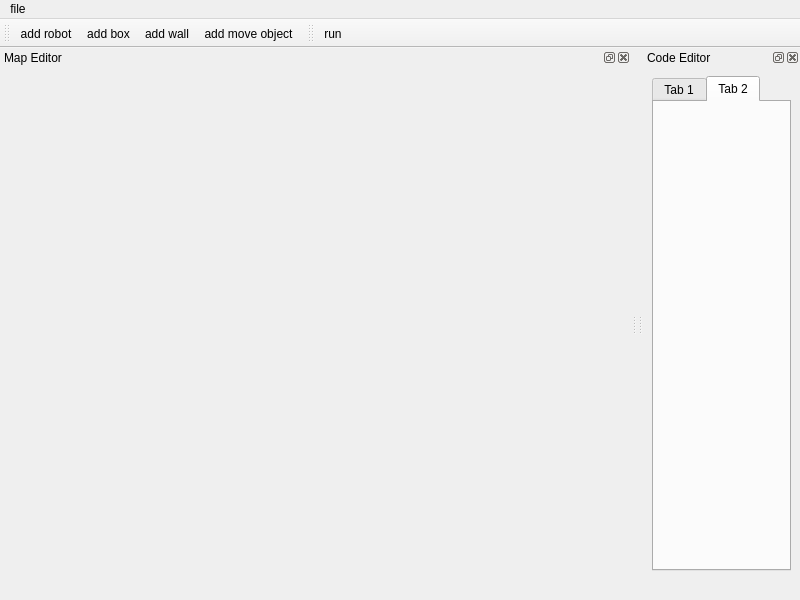
<?xml version="1.0" encoding="UTF-8"?>
<ui version="4.0">
 <class>MainWindow</class>
 <widget class="QMainWindow" name="MainWindow">
  <property name="geometry">
   <rect>
    <x>0</x>
    <y>0</y>
    <width>800</width>
    <height>600</height>
   </rect>
  </property>
  <property name="windowTitle">
   <string>MainWindow</string>
  </property>
  <widget class="QWidget" name="centralwidget"/>
  <widget class="QMenuBar" name="menuBar">
   <property name="geometry">
    <rect>
     <x>0</x>
     <y>0</y>
     <width>800</width>
     <height>26</height>
    </rect>
   </property>
   <widget class="QMenu" name="menufile">
    <property name="title">
     <string>file</string>
    </property>
    <widget class="QMenu" name="menunew">
     <property name="title">
      <string>New</string>
     </property>
     <widget class="QMenu" name="menumap">
      <property name="title">
       <string>map</string>
      </property>
      <addaction name="actionCreate_new"/>
      <addaction name="actionGenerate"/>
     </widget>
     <addaction name="actionCode"/>
     <addaction name="actioncode"/>
     <addaction name="menumap"/>
    </widget>
    <addaction name="menunew"/>
    <addaction name="actionopen"/>
    <addaction name="actionrecent"/>
    <addaction name="separator"/>
    <addaction name="actionSave"/>
    <addaction name="actionSave_as"/>
   </widget>
   <addaction name="menufile"/>
  </widget>
  <widget class="QToolBar" name="toolBar">
   <property name="windowTitle">
    <string>toolBar</string>
   </property>
   <attribute name="toolBarArea">
    <enum>TopToolBarArea</enum>
   </attribute>
   <attribute name="toolBarBreak">
    <bool>false</bool>
   </attribute>
   <addaction name="actionadd_robot"/>
   <addaction name="actionadd_box"/>
   <addaction name="actionadd_wall"/>
   <addaction name="actionadd_move_object"/>
  </widget>
  <widget class="QToolBar" name="toolBar_2">
   <property name="windowTitle">
    <string>toolBar_2</string>
   </property>
   <attribute name="toolBarArea">
    <enum>TopToolBarArea</enum>
   </attribute>
   <attribute name="toolBarBreak">
    <bool>false</bool>
   </attribute>
   <addaction name="actionrun"/>
  </widget>
  <widget class="QDockWidget" name="code_editor">
   <property name="sizePolicy">
    <sizepolicy hsizetype="MinimumExpanding" vsizetype="MinimumExpanding">
     <horstretch>0</horstretch>
     <verstretch>0</verstretch>
    </sizepolicy>
   </property>
   <property name="minimumSize">
    <size>
     <width>157</width>
     <height>179</height>
    </size>
   </property>
   <property name="windowTitle">
    <string>Code Editor</string>
   </property>
   <attribute name="dockWidgetArea">
    <number>2</number>
   </attribute>
   <widget class="QWidget" name="dockWidgetContents_5">
    <property name="sizePolicy">
     <sizepolicy hsizetype="Expanding" vsizetype="Expanding">
      <horstretch>0</horstretch>
      <verstretch>0</verstretch>
     </sizepolicy>
    </property>
    <layout class="QVBoxLayout" name="verticalLayout">
     <item>
      <widget class="QTabWidget" name="tabWidget">
       <property name="sizePolicy">
        <sizepolicy hsizetype="MinimumExpanding" vsizetype="MinimumExpanding">
         <horstretch>0</horstretch>
         <verstretch>0</verstretch>
        </sizepolicy>
       </property>
       <property name="minimumSize">
        <size>
         <width>50</width>
         <height>100</height>
        </size>
       </property>
       <property name="currentIndex">
        <number>1</number>
       </property>
       <widget class="QWidget" name="tab_5">
        <attribute name="title">
         <string>Tab 1</string>
        </attribute>
       </widget>
       <widget class="QWidget" name="tab_6">
        <attribute name="title">
         <string>Tab 2</string>
        </attribute>
       </widget>
      </widget>
     </item>
     <item>
      <spacer name="horizontalSpacer_2">
       <property name="orientation">
        <enum>Qt::Orientation::Horizontal</enum>
       </property>
       <property name="sizeHint" stdset="0">
        <size>
         <width>500</width>
         <height>20</height>
        </size>
       </property>
      </spacer>
     </item>
    </layout>
   </widget>
  </widget>
  <widget class="QDockWidget" name="map_editor_2">
   <property name="sizePolicy">
    <sizepolicy hsizetype="Expanding" vsizetype="Expanding">
     <horstretch>0</horstretch>
     <verstretch>0</verstretch>
    </sizepolicy>
   </property>
   <property name="minimumSize">
    <size>
     <width>129</width>
     <height>179</height>
    </size>
   </property>
   <property name="floating">
    <bool>false</bool>
   </property>
   <property name="windowTitle">
    <string>Map Editor</string>
   </property>
   <attribute name="dockWidgetArea">
    <number>1</number>
   </attribute>
   <widget class="QWidget" name="dockWidgetContents_7">
    <layout class="QVBoxLayout" name="verticalLayout_3">
     <item>
      <widget class="OpenGLWidget" name="opengl_widget" native="true">
       <property name="sizePolicy">
        <sizepolicy hsizetype="Expanding" vsizetype="Expanding">
         <horstretch>0</horstretch>
         <verstretch>0</verstretch>
        </sizepolicy>
       </property>
       <property name="minimumSize">
        <size>
         <width>100</width>
         <height>100</height>
        </size>
       </property>
       <property name="baseSize">
        <size>
         <width>603</width>
         <height>603</height>
        </size>
       </property>
      </widget>
     </item>
     <item>
      <spacer name="horizontalSpacer">
       <property name="orientation">
        <enum>Qt::Orientation::Horizontal</enum>
       </property>
       <property name="sizeHint" stdset="0">
        <size>
         <width>1000</width>
         <height>20</height>
        </size>
       </property>
      </spacer>
     </item>
    </layout>
   </widget>
  </widget>
  <action name="actionopen">
   <property name="icon">
    <iconset resource="../resources/resources.qrc">
     <normaloff>:/icons/icons/folder-open.svg</normaloff>:/icons/icons/folder-open.svg</iconset>
   </property>
   <property name="text">
    <string>Open</string>
   </property>
  </action>
  <action name="actionrecent">
   <property name="text">
    <string>Recent</string>
   </property>
  </action>
  <action name="actionCode">
   <property name="text">
    <string>Simulation</string>
   </property>
  </action>
  <action name="actioncode">
   <property name="icon">
    <iconset resource="../resources/resources.qrc">
     <normaloff>:/icons/icons/file-code.svg</normaloff>:/icons/icons/file-code.svg</iconset>
   </property>
   <property name="text">
    <string>code</string>
   </property>
  </action>
  <action name="actionCreate_new">
   <property name="icon">
    <iconset resource="../resources/resources.qrc">
     <normaloff>:/icons/icons/file.svg</normaloff>:/icons/icons/file.svg</iconset>
   </property>
   <property name="text">
    <string>Create</string>
   </property>
  </action>
  <action name="actionGenerate">
   <property name="icon">
    <iconset resource="../resources/resources.qrc">
     <normaloff>:/icons/icons/sparkles.svg</normaloff>:/icons/icons/sparkles.svg</iconset>
   </property>
   <property name="text">
    <string>Generate</string>
   </property>
  </action>
  <action name="actionSave">
   <property name="icon">
    <iconset resource="../resources/resources.qrc">
     <normaloff>:/icons/icons/floppy-disk.svg</normaloff>:/icons/icons/floppy-disk.svg</iconset>
   </property>
   <property name="text">
    <string>Save</string>
   </property>
  </action>
  <action name="actionSave_as">
   <property name="icon">
    <iconset resource="../resources/resources.qrc">
     <normaloff>:/icons/icons/floppy-disk-pen.svg</normaloff>:/icons/icons/floppy-disk-pen.svg</iconset>
   </property>
   <property name="text">
    <string>Save as</string>
   </property>
  </action>
  <action name="actionadd_box">
   <property name="icon">
    <iconset resource="../resources/resources.qrc">
     <normaloff>:/icons/icons/box.svg</normaloff>:/icons/icons/box.svg</iconset>
   </property>
   <property name="text">
    <string>add box</string>
   </property>
   <property name="toolTip">
    <string>add box</string>
   </property>
   <property name="menuRole">
    <enum>QAction::MenuRole::NoRole</enum>
   </property>
  </action>
  <action name="actionrun">
   <property name="icon">
    <iconset resource="../resources/resources.qrc">
     <normaloff>:/icons/icons/person-running-fast.svg</normaloff>:/icons/icons/person-running-fast.svg</iconset>
   </property>
   <property name="text">
    <string>run</string>
   </property>
   <property name="toolTip">
    <string>run</string>
   </property>
   <property name="menuRole">
    <enum>QAction::MenuRole::NoRole</enum>
   </property>
  </action>
  <action name="actionadd_robot">
   <property name="icon">
    <iconset resource="../resources/resources.qrc">
     <normaloff>:/icons/icons/robot-astromech.svg</normaloff>:/icons/icons/robot-astromech.svg</iconset>
   </property>
   <property name="text">
    <string>add robot</string>
   </property>
   <property name="toolTip">
    <string>add robot</string>
   </property>
   <property name="menuRole">
    <enum>QAction::MenuRole::NoRole</enum>
   </property>
  </action>
  <action name="actionadd_wall">
   <property name="icon">
    <iconset resource="../resources/resources.qrc">
     <normaloff>:/icons/icons/fence.svg</normaloff>:/icons/icons/fence.svg</iconset>
   </property>
   <property name="text">
    <string>add wall</string>
   </property>
   <property name="toolTip">
    <string>add wall</string>
   </property>
   <property name="menuRole">
    <enum>QAction::MenuRole::NoRole</enum>
   </property>
  </action>
  <action name="actionadd_move_object">
   <property name="icon">
    <iconset resource="../resources/resources.qrc">
     <normaloff>:/icons/icons/basketball.svg</normaloff>:/icons/icons/basketball.svg</iconset>
   </property>
   <property name="text">
    <string>add move object</string>
   </property>
   <property name="toolTip">
    <string>add move object</string>
   </property>
   <property name="menuRole">
    <enum>QAction::MenuRole::NoRole</enum>
   </property>
  </action>
 </widget>
 <customwidgets>
  <customwidget>
   <class>OpenGLWidget</class>
   <extends>QWidget</extends>
   <header location="global">openglwidget.h</header>
  </customwidget>
 </customwidgets>
 <resources>
  <include location="../resources/resources.qrc"/>
 </resources>
 <connections/>
</ui>
